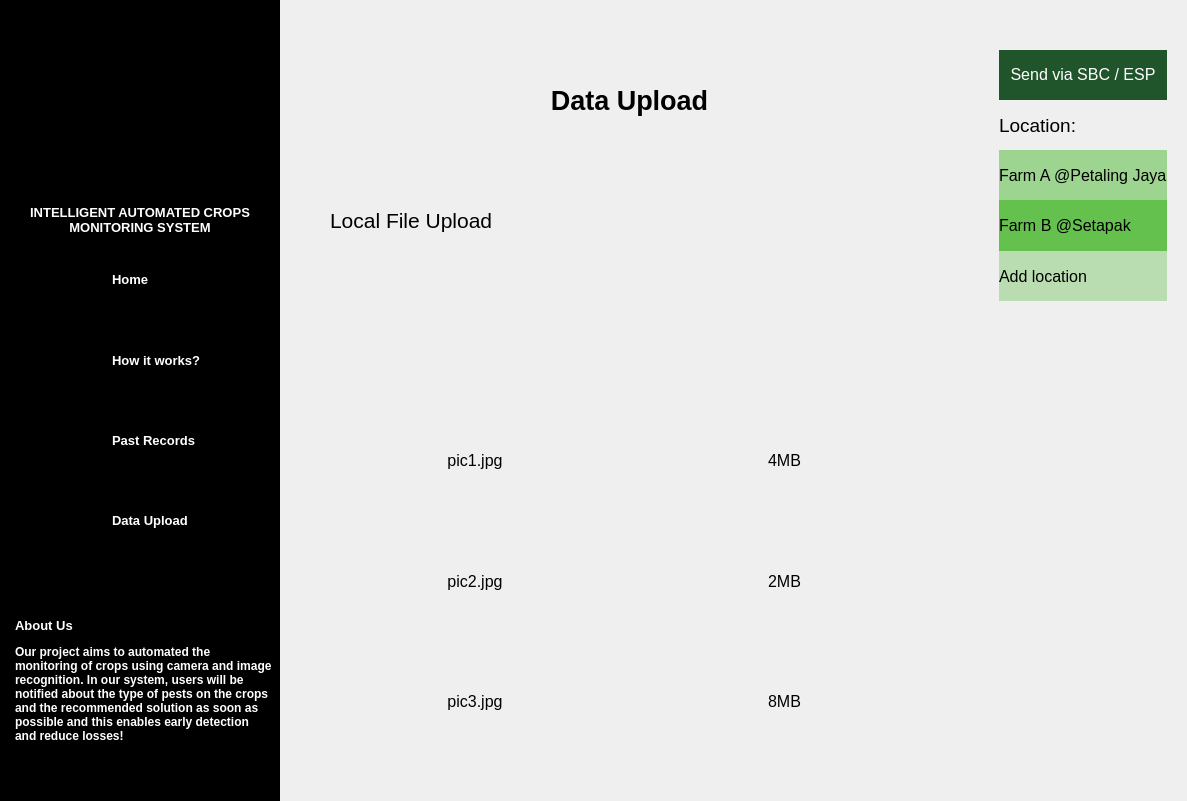
<?xml version="1.0" encoding="UTF-8"?>
<ui version="4.0">
 <class>Dialog</class>
 <widget class="QDialog" name="Dialog">
  <property name="windowModality">
   <enum>Qt::NonModal</enum>
  </property>
  <property name="enabled">
   <bool>true</bool>
  </property>
  <property name="geometry">
   <rect>
    <x>0</x>
    <y>0</y>
    <width>1187</width>
    <height>801</height>
   </rect>
  </property>
  <property name="acceptDrops">
   <bool>false</bool>
  </property>
  <property name="windowTitle">
   <string>Login</string>
  </property>
  <layout class="QHBoxLayout" name="horizontalLayout_4" stretch="2,5,1">
   <property name="spacing">
    <number>0</number>
   </property>
   <property name="leftMargin">
    <number>0</number>
   </property>
   <property name="topMargin">
    <number>0</number>
   </property>
   <property name="rightMargin">
    <number>0</number>
   </property>
   <property name="bottomMargin">
    <number>0</number>
   </property>
   <item>
    <layout class="QVBoxLayout" name="sidebar" stretch="25,5,40,30">
     <property name="spacing">
      <number>0</number>
     </property>
     <item>
      <widget class="ClickableLabel" name="logo">
       <property name="styleSheet">
        <string notr="true">background-color: rgb(0, 0, 0);</string>
       </property>
       <property name="text">
        <string/>
       </property>
       <property name="pixmap">
        <pixmap>Image/Register/Logo.png</pixmap>
       </property>
       <property name="scaledContents">
        <bool>false</bool>
       </property>
       <property name="alignment">
        <set>Qt::AlignCenter</set>
       </property>
      </widget>
     </item>
     <item>
      <widget class="QLabel" name="title_title">
       <property name="font">
        <font>
         <pointsize>10</pointsize>
         <weight>75</weight>
         <bold>true</bold>
        </font>
       </property>
       <property name="styleSheet">
        <string notr="true">background-color: rgb(0, 0, 0);
padding-left: 5px;
padding-right: 5px;</string>
       </property>
       <property name="text">
        <string>&lt;html&gt;&lt;head/&gt;&lt;body&gt;&lt;p align=&quot;center&quot;&gt;&lt;span style=&quot; color:#ffffff;&quot;&gt;INTELLIGENT AUTOMATED CROPS &lt;br/&gt;MONITORING SYSTEM&lt;/span&gt;&lt;/p&gt;&lt;/body&gt;&lt;/html&gt;</string>
       </property>
       <property name="textFormat">
        <enum>Qt::RichText</enum>
       </property>
       <property name="alignment">
        <set>Qt::AlignCenter</set>
       </property>
       <property name="wordWrap">
        <bool>true</bool>
       </property>
      </widget>
     </item>
     <item>
      <layout class="QVBoxLayout" name="title_selection">
       <property name="spacing">
        <number>0</number>
       </property>
       <item>
        <layout class="QHBoxLayout" name="title_home" stretch="40,60">
         <property name="spacing">
          <number>0</number>
         </property>
         <property name="rightMargin">
          <number>0</number>
         </property>
         <item>
          <widget class="ClickableLabel" name="title_home_img">
           <property name="minimumSize">
            <size>
             <width>0</width>
             <height>0</height>
            </size>
           </property>
           <property name="mouseTracking">
            <bool>false</bool>
           </property>
           <property name="autoFillBackground">
            <bool>false</bool>
           </property>
           <property name="styleSheet">
            <string notr="true">background-color: rgb(0, 0, 0);</string>
           </property>
           <property name="frameShadow">
            <enum>QFrame::Plain</enum>
           </property>
           <property name="text">
            <string/>
           </property>
           <property name="pixmap">
            <pixmap>Image/Register/house.png</pixmap>
           </property>
           <property name="scaledContents">
            <bool>false</bool>
           </property>
           <property name="alignment">
            <set>Qt::AlignCenter</set>
           </property>
          </widget>
         </item>
         <item>
          <widget class="ClickableLabel" name="title_home_text">
           <property name="font">
            <font>
             <weight>75</weight>
             <bold>true</bold>
            </font>
           </property>
           <property name="mouseTracking">
            <bool>true</bool>
           </property>
           <property name="styleSheet">
            <string notr="true">background-color: rgb(0, 0, 0);</string>
           </property>
           <property name="text">
            <string>&lt;html&gt;&lt;head/&gt;&lt;body&gt;&lt;p&gt;&lt;span style=&quot; font-size:10pt; color:#ffffff;&quot;&gt;Home&lt;/span&gt;&lt;/p&gt;&lt;/body&gt;&lt;/html&gt;</string>
           </property>
           <property name="scaledContents">
            <bool>false</bool>
           </property>
           <property name="alignment">
            <set>Qt::AlignLeading|Qt::AlignLeft|Qt::AlignVCenter</set>
           </property>
          </widget>
         </item>
        </layout>
       </item>
       <item>
        <layout class="QHBoxLayout" name="title_info" stretch="40,60">
         <property name="spacing">
          <number>0</number>
         </property>
         <item>
          <widget class="ClickableLabel" name="title_info_img">
           <property name="styleSheet">
            <string notr="true">background-color: rgb(0, 0, 0);</string>
           </property>
           <property name="text">
            <string/>
           </property>
           <property name="pixmap">
            <pixmap>Image/Register/User Manual.png</pixmap>
           </property>
           <property name="alignment">
            <set>Qt::AlignCenter</set>
           </property>
          </widget>
         </item>
         <item>
          <widget class="ClickableLabel" name="title_info_text">
           <property name="font">
            <font>
             <weight>75</weight>
             <bold>true</bold>
            </font>
           </property>
           <property name="mouseTracking">
            <bool>true</bool>
           </property>
           <property name="styleSheet">
            <string notr="true">background-color: rgb(0, 0, 0);</string>
           </property>
           <property name="text">
            <string>&lt;html&gt;&lt;head/&gt;&lt;body&gt;&lt;p&gt;&lt;span style=&quot; font-size:10pt; color:#ffffff;&quot;&gt;How it works?&lt;/span&gt;&lt;/p&gt;&lt;/body&gt;&lt;/html&gt;</string>
           </property>
           <property name="scaledContents">
            <bool>false</bool>
           </property>
           <property name="alignment">
            <set>Qt::AlignLeading|Qt::AlignLeft|Qt::AlignVCenter</set>
           </property>
          </widget>
         </item>
        </layout>
       </item>
       <item>
        <layout class="QHBoxLayout" name="title_record" stretch="40,60">
         <property name="spacing">
          <number>0</number>
         </property>
         <item>
          <widget class="ClickableLabel" name="title_record_img">
           <property name="styleSheet">
            <string notr="true">background-color: rgb(0, 0, 0);</string>
           </property>
           <property name="text">
            <string/>
           </property>
           <property name="pixmap">
            <pixmap>Image/Register/search.png</pixmap>
           </property>
           <property name="alignment">
            <set>Qt::AlignCenter</set>
           </property>
          </widget>
         </item>
         <item>
          <widget class="ClickableLabel" name="title_record_text">
           <property name="font">
            <font>
             <weight>75</weight>
             <bold>true</bold>
            </font>
           </property>
           <property name="mouseTracking">
            <bool>true</bool>
           </property>
           <property name="styleSheet">
            <string notr="true">background-color: rgb(0, 0, 0);</string>
           </property>
           <property name="text">
            <string>&lt;html&gt;&lt;head/&gt;&lt;body&gt;&lt;p&gt;&lt;span style=&quot; font-size:10pt; color:#ffffff;&quot;&gt;Past Records&lt;/span&gt;&lt;/p&gt;&lt;/body&gt;&lt;/html&gt;</string>
           </property>
           <property name="scaledContents">
            <bool>false</bool>
           </property>
           <property name="alignment">
            <set>Qt::AlignLeading|Qt::AlignLeft|Qt::AlignVCenter</set>
           </property>
          </widget>
         </item>
        </layout>
       </item>
       <item>
        <layout class="QHBoxLayout" name="title_upload" stretch="40,60">
         <property name="spacing">
          <number>0</number>
         </property>
         <item>
          <widget class="ClickableLabel" name="title_upload_img">
           <property name="styleSheet">
            <string notr="true">background-color: rgb(0, 0, 0);</string>
           </property>
           <property name="text">
            <string/>
           </property>
           <property name="pixmap">
            <pixmap>Image/Register/download.png</pixmap>
           </property>
           <property name="alignment">
            <set>Qt::AlignCenter</set>
           </property>
          </widget>
         </item>
         <item>
          <widget class="ClickableLabel" name="title_upload_text">
           <property name="font">
            <font>
             <weight>75</weight>
             <bold>true</bold>
            </font>
           </property>
           <property name="mouseTracking">
            <bool>true</bool>
           </property>
           <property name="styleSheet">
            <string notr="true">background-color: rgb(0, 0, 0);</string>
           </property>
           <property name="text">
            <string>&lt;html&gt;&lt;head/&gt;&lt;body&gt;&lt;p&gt;&lt;span style=&quot; font-size:10pt; color:#ffffff;&quot;&gt;Data Upload&lt;/span&gt;&lt;/p&gt;&lt;/body&gt;&lt;/html&gt;</string>
           </property>
           <property name="scaledContents">
            <bool>false</bool>
           </property>
           <property name="alignment">
            <set>Qt::AlignLeading|Qt::AlignLeft|Qt::AlignVCenter</set>
           </property>
          </widget>
         </item>
        </layout>
       </item>
      </layout>
     </item>
     <item>
      <widget class="QLabel" name="about_us">
       <property name="font">
        <font>
         <weight>75</weight>
         <bold>true</bold>
        </font>
       </property>
       <property name="styleSheet">
        <string notr="true">background-color: rgb(0, 0, 0);
padding-left: 5px;
padding-right: 8px;</string>
       </property>
       <property name="text">
        <string>&lt;html&gt;&lt;head/&gt;&lt;body&gt;&lt;p&gt;&lt;span style=&quot; font-size:10pt; font-weight:600; color:#ffffff;&quot;&gt;About Us&lt;/span&gt;&lt;/p&gt;&lt;p&gt;&lt;span style=&quot; color:#ffffff;&quot;&gt;Our project aims to automated the monitoring of crops using camera and image recognition. In our system, users will be notified about the type of pests on the crops and the recommended solution as soon as possible and this enables early detection and reduce losses!&lt;/span&gt;&lt;/p&gt;&lt;/body&gt;&lt;/html&gt;</string>
       </property>
       <property name="textFormat">
        <enum>Qt::RichText</enum>
       </property>
       <property name="wordWrap">
        <bool>true</bool>
       </property>
       <property name="indent">
        <number>10</number>
       </property>
      </widget>
     </item>
    </layout>
   </item>
   <item>
    <layout class="QVBoxLayout" name="verticalLayout_2">
     <property name="spacing">
      <number>20</number>
     </property>
     <property name="leftMargin">
      <number>50</number>
     </property>
     <property name="topMargin">
      <number>50</number>
     </property>
     <property name="rightMargin">
      <number>50</number>
     </property>
     <property name="bottomMargin">
      <number>50</number>
     </property>
     <item>
      <widget class="QLabel" name="upload_title">
       <property name="font">
        <font>
         <pointsize>20</pointsize>
         <weight>75</weight>
         <bold>true</bold>
        </font>
       </property>
       <property name="text">
        <string>Data Upload</string>
       </property>
       <property name="alignment">
        <set>Qt::AlignCenter</set>
       </property>
      </widget>
     </item>
     <item>
      <widget class="QLabel" name="upload_title_2">
       <property name="font">
        <font>
         <pointsize>16</pointsize>
         <weight>50</weight>
         <bold>false</bold>
        </font>
       </property>
       <property name="text">
        <string>Local File Upload</string>
       </property>
       <property name="alignment">
        <set>Qt::AlignLeading|Qt::AlignLeft|Qt::AlignVCenter</set>
       </property>
       <property name="margin">
        <number>0</number>
       </property>
      </widget>
     </item>
     <item>
      <widget class="ClickableLabel" name="upload_image">
       <property name="text">
        <string/>
       </property>
       <property name="pixmap">
        <pixmap>Image/Upload/Upload.png</pixmap>
       </property>
       <property name="alignment">
        <set>Qt::AlignCenter</set>
       </property>
      </widget>
     </item>
     <item>
      <layout class="QHBoxLayout" name="horizontalLayout">
       <item>
        <widget class="QLabel" name="upload_filename1">
         <property name="font">
          <font>
           <pointsize>12</pointsize>
           <weight>50</weight>
           <bold>false</bold>
          </font>
         </property>
         <property name="text">
          <string>pic1.jpg</string>
         </property>
         <property name="alignment">
          <set>Qt::AlignCenter</set>
         </property>
        </widget>
       </item>
       <item>
        <widget class="QLabel" name="upload_filesize1">
         <property name="font">
          <font>
           <pointsize>12</pointsize>
           <weight>50</weight>
           <bold>false</bold>
          </font>
         </property>
         <property name="text">
          <string>4MB</string>
         </property>
         <property name="alignment">
          <set>Qt::AlignCenter</set>
         </property>
        </widget>
       </item>
      </layout>
     </item>
     <item>
      <layout class="QHBoxLayout" name="horizontalLayout_2">
       <item>
        <widget class="QLabel" name="upload_filename2">
         <property name="font">
          <font>
           <pointsize>12</pointsize>
           <weight>50</weight>
           <bold>false</bold>
          </font>
         </property>
         <property name="text">
          <string>pic2.jpg</string>
         </property>
         <property name="alignment">
          <set>Qt::AlignCenter</set>
         </property>
        </widget>
       </item>
       <item>
        <widget class="QLabel" name="upload_filesize2">
         <property name="font">
          <font>
           <pointsize>12</pointsize>
           <weight>50</weight>
           <bold>false</bold>
          </font>
         </property>
         <property name="text">
          <string>2MB</string>
         </property>
         <property name="alignment">
          <set>Qt::AlignCenter</set>
         </property>
        </widget>
       </item>
      </layout>
     </item>
     <item>
      <layout class="QHBoxLayout" name="horizontalLayout_3">
       <item>
        <widget class="QLabel" name="upload_filename3">
         <property name="font">
          <font>
           <pointsize>12</pointsize>
           <weight>50</weight>
           <bold>false</bold>
          </font>
         </property>
         <property name="text">
          <string>pic3.jpg</string>
         </property>
         <property name="alignment">
          <set>Qt::AlignCenter</set>
         </property>
        </widget>
       </item>
       <item>
        <widget class="QLabel" name="upload_filesize1_3">
         <property name="font">
          <font>
           <pointsize>12</pointsize>
           <weight>50</weight>
           <bold>false</bold>
          </font>
         </property>
         <property name="text">
          <string>8MB</string>
         </property>
         <property name="alignment">
          <set>Qt::AlignCenter</set>
         </property>
        </widget>
       </item>
      </layout>
     </item>
    </layout>
   </item>
   <item>
    <layout class="QVBoxLayout" name="verticalLayout">
     <property name="spacing">
      <number>0</number>
     </property>
     <property name="leftMargin">
      <number>20</number>
     </property>
     <property name="topMargin">
      <number>50</number>
     </property>
     <property name="rightMargin">
      <number>20</number>
     </property>
     <property name="bottomMargin">
      <number>400</number>
     </property>
     <item>
      <widget class="QLabel" name="upload_send">
       <property name="font">
        <font>
         <pointsize>12</pointsize>
         <weight>50</weight>
         <bold>false</bold>
        </font>
       </property>
       <property name="styleSheet">
        <string notr="true">background-color: rgb(32, 84, 42);</string>
       </property>
       <property name="text">
        <string>&lt;html&gt;&lt;head/&gt;&lt;body&gt;&lt;p&gt;&lt;span style=&quot; color:#ffffff;&quot;&gt;Send via SBC / ESP&lt;/span&gt;&lt;/p&gt;&lt;/body&gt;&lt;/html&gt;</string>
       </property>
       <property name="alignment">
        <set>Qt::AlignCenter</set>
       </property>
      </widget>
     </item>
     <item>
      <widget class="QLabel" name="upload_location_title">
       <property name="font">
        <font>
         <pointsize>14</pointsize>
         <weight>50</weight>
         <bold>false</bold>
        </font>
       </property>
       <property name="text">
        <string>Location:</string>
       </property>
       <property name="alignment">
        <set>Qt::AlignLeading|Qt::AlignLeft|Qt::AlignVCenter</set>
       </property>
      </widget>
     </item>
     <item>
      <widget class="QLabel" name="upload_location1">
       <property name="font">
        <font>
         <pointsize>12</pointsize>
         <weight>50</weight>
         <bold>false</bold>
        </font>
       </property>
       <property name="styleSheet">
        <string notr="true">background-color: rgba(101, 193, 78, 150);</string>
       </property>
       <property name="text">
        <string>Farm A @Petaling Jaya</string>
       </property>
       <property name="alignment">
        <set>Qt::AlignLeading|Qt::AlignLeft|Qt::AlignVCenter</set>
       </property>
      </widget>
     </item>
     <item>
      <widget class="QLabel" name="upload_location3">
       <property name="font">
        <font>
         <pointsize>12</pointsize>
         <weight>50</weight>
         <bold>false</bold>
        </font>
       </property>
       <property name="styleSheet">
        <string notr="true">background-color: rgb(101, 193, 78);</string>
       </property>
       <property name="text">
        <string>Farm B @Setapak</string>
       </property>
       <property name="alignment">
        <set>Qt::AlignLeading|Qt::AlignLeft|Qt::AlignVCenter</set>
       </property>
      </widget>
     </item>
     <item>
      <widget class="QLabel" name="upload_location2">
       <property name="font">
        <font>
         <pointsize>12</pointsize>
         <weight>50</weight>
         <bold>false</bold>
        </font>
       </property>
       <property name="styleSheet">
        <string notr="true">background-color: rgba(101, 193, 78, 100);</string>
       </property>
       <property name="text">
        <string>Add location</string>
       </property>
       <property name="alignment">
        <set>Qt::AlignLeading|Qt::AlignLeft|Qt::AlignVCenter</set>
       </property>
      </widget>
     </item>
     <item>
      <widget class="QLabel" name="upload_location4">
       <property name="font">
        <font>
         <pointsize>15</pointsize>
         <weight>50</weight>
         <bold>false</bold>
        </font>
       </property>
       <property name="text">
        <string/>
       </property>
       <property name="alignment">
        <set>Qt::AlignLeading|Qt::AlignLeft|Qt::AlignVCenter</set>
       </property>
      </widget>
     </item>
     <item>
      <widget class="QLabel" name="upload_location5">
       <property name="font">
        <font>
         <pointsize>15</pointsize>
         <weight>50</weight>
         <bold>false</bold>
        </font>
       </property>
       <property name="text">
        <string/>
       </property>
       <property name="alignment">
        <set>Qt::AlignLeading|Qt::AlignLeft|Qt::AlignVCenter</set>
       </property>
      </widget>
     </item>
    </layout>
   </item>
  </layout>
 </widget>
 <customwidgets>
  <customwidget>
   <class>ClickableLabel</class>
   <extends>QLabel</extends>
   <header location="global">clickablelabel.h</header>
  </customwidget>
 </customwidgets>
 <resources/>
 <connections/>
</ui>
